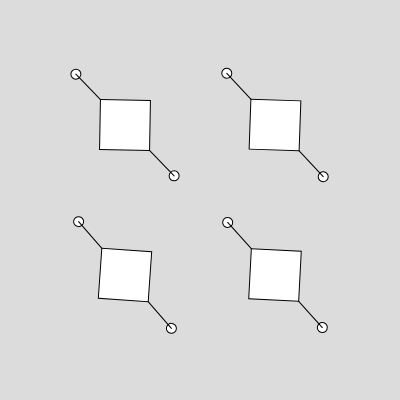
Frame 1 (no input)
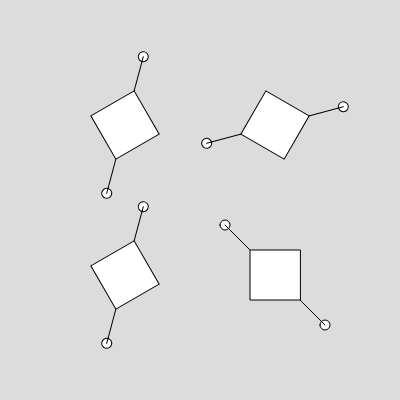
Frame 60 (no input)
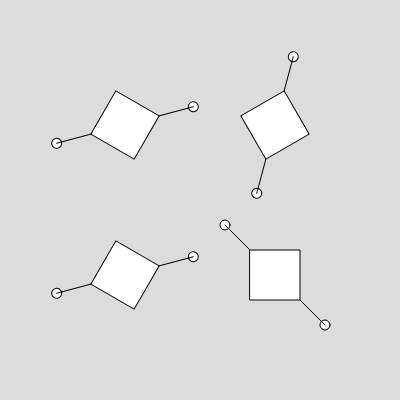
Frame 120 (the mouse pressed at the canvas centre since frame 60)

The p5.js sketch that drew these frames (run headless with seeded random() and noise() and a simulated clock; from frame 60 on, the mouse is pressed at the canvas centre):

// p5.js sketch
// ── sketch.js
function setup() {
  createCanvas(400, 400);
  rectMode(CENTER);
  angleMode(DEGREES);
}

function draw() {
  background(220);

  for (let i = 0; i < 4; i++) {
    if (i ==0) translate(75,75);
    if (i ==1) translate(150,0);
    if (i ==2) translate(0,150);
    if (i ==3) translate(-150,0);
    //if (i ==1) translate(150,0);
    push();
    translate(50, 50);
    rotate(frameCount*(i+1));
    circle(-50, -50, 10);
    circle(50, 50, 10);
    line(-50, -50, 50, 50);
    square(-0, 0, 50);
    pop();
  }
}
